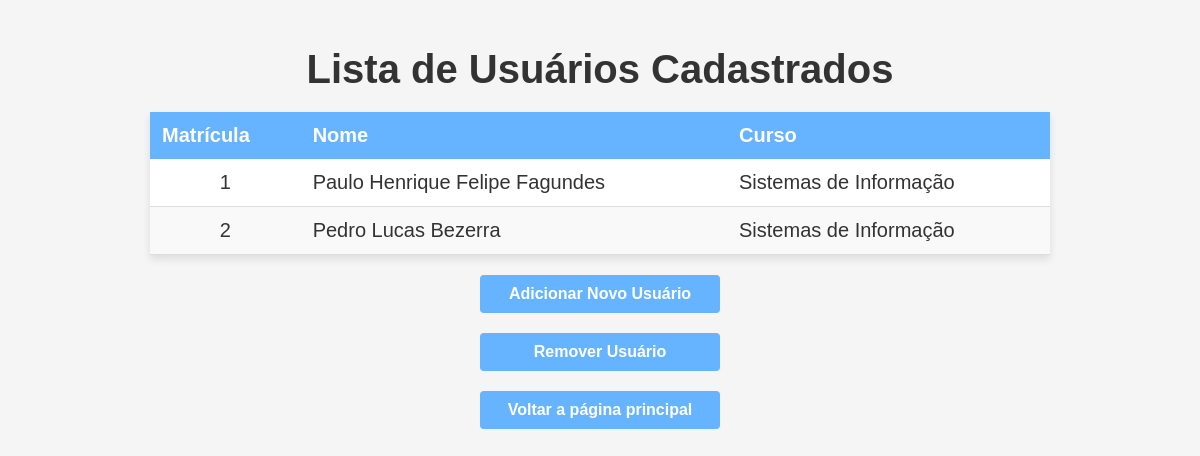
Page /consultar_usuarios/ (signed in) on the committed database.
### biblioteca/models.py (models this page shows, shortened)
class Usuario(models.Model):
    nome = models.CharField(max_length=100)
    email = models.EmailField(max_length=254, unique=True)
    curso = models.CharField(max_length=100)
    matricula = models.IntegerField(unique=True, blank=True, null=True)

### biblioteca/views.py (the view)
# urls.py: path('consultar_usuarios/', views.consultar_usuarios, name='consultar_usuarios'),
@login_required
def consultar_usuarios(request):
    usuarios = Usuario.objects.all()
    return render(
        request, "paginas_consultas/consultar_usuarios.html", {"usuarios": usuarios}
    )

### biblioteca/templates/paginas_consultas/consultar_usuarios.html (shortened to what this page needs)
{% load static %}
<!DOCTYPE html>
<html lang="pt-br">
<head>
    {% block style %}
        <link rel="stylesheet" href="{% static 'css/css_consulta/consulta.css' %}">
    {% endblock style %}
</head>
<body>
    {% block main %}
        <h1>Lista de Usuários Cadastrados</h1>
        <table>
            <thead>
                <tr>
                    <th>Matrícula</th>
                    <th>Nome</th>
                    <th>Curso</th>
                </tr>
            </thead>
            <tbody>
                {% for usuario in usuarios %}
                <tr>
                    <td style="text-align: center;">{{ usuario.matricula }}</td>
                    <td>{{ usuario.nome }}</td>
                    <td>{{ usuario.curso }}</td>
                </tr>
                {% endfor %}
            </tbody>
        </table>
        <a href="{% url 'cadastrar_usuario' %}">Adicionar Novo Usuário</a>
        <a href="{% url 'remover_usuario' %}">Remover Usuário</a>
        <a href="{% url 'Home' %}">Voltar a página principal</a>
    {% endblock main %}
</body>
</html>

### biblioteca/static/css/css_consulta/consulta.css (style rules this page uses)
body { font-family: 'Lucida Sans', 'Lucida Sans Regular', 'Lucida Grande', 'Lucida Sans Unicode', Geneva, Verdana, sans-serif; background-color: #f5f5f5; margin: 0; padding: 20px; font-size: 20px; }
h1 { text-align: center; color: #333; margin-bottom: 20px; }
table { width: 100%; max-width: 900px; margin: 0 auto 20px; border-collapse: collapse; background-color: #fff; box-shadow: 0 4px 8px rgba(0, 0, 0, 0.1); }
thead th { background-color: #66b3ff; color: white; padding: 12px; text-align: left; font-weight: bold; }
tbody td { padding: 12px; border-bottom: 1px solid #ddd; color: #333; text-align: left; }
tbody tr:nth-child(even) { background-color: #f9f9f9; }
a { display: block; text-align: center; background-color: #66b3ff; color: #fff; padding: 10px 20px; border-radius: 4px; text-decoration: none; font-size: 1rem; font-weight: bold; margin: 20px auto; max-width: 200px; }

### rows in the picture
Usuario: matricula "1", nome "Paulo Henrique Felipe Fagundes", curso "Sistemas de Informação"
Usuario: matricula "2", nome "Pedro Lucas Bezerra", curso "Sistemas de Informação"
